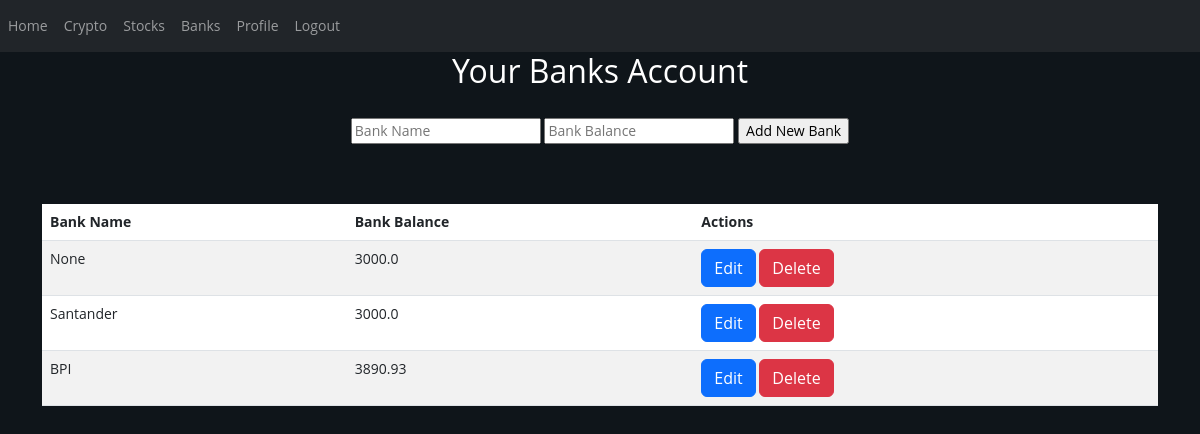
The app's page /banks (signed in), older data.
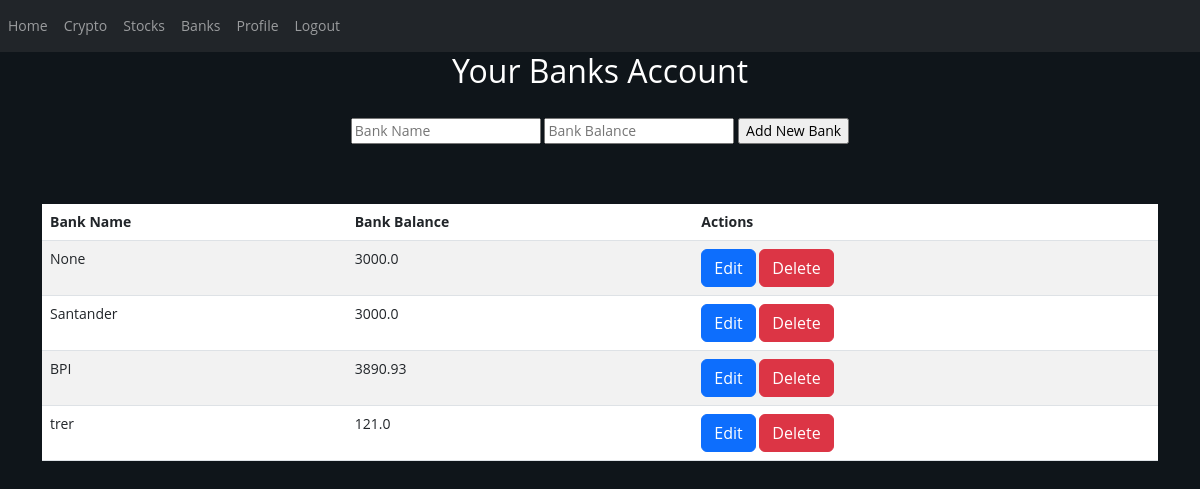
The same page, newer data.
### website/models.py (models this page shows)
class Bank(db.Model):
    id = db.Column(db.Integer, primary_key=True)
    bankname = db.Column(db.String(10000))
    ammout = db.Column(db.Float, nullable=False)
    date = db.Column(db.DateTime(timezone=True), default=func.now())
    user_id = db.Column(db.Integer, db.ForeignKey('user.id'))

### website/views.py (the view, shortened to what this page needs)
@views.route('/banks', methods=['GET', 'POST'])
@login_required
def banks():
    return render_template("banks.html", user=current_user)

### website/__init__.py (called while the page is built)
def create_app():
    app = Flask(__name__)
    app.config['SECRET_KEY'] = 'devveeeeeeee'
    app.config['SQLALCHEMY_DATABASE_URI'] = f'sqlite:///{DB_NAME}'
    db.init_app(app)
    from .views import views
    from .auth import auth
    app.register_blueprint(views, url_prefix='/')
    app.register_blueprint(auth, url_prefix='/')
    from .models import User, Main
    login_manager = LoginManager()
    login_manager.login_view = 'auth.login'
    login_manager.init_app(app)
    @login_manager.user_loader
    def load_user(id):
        return User.query.get(int(id))
    with app.app_context():
        db.create_all()
    return app

### website/templates/banks.html
{% extends "base.html" %} {% block title %} Banks {% endblock %} {% block content %}
<h2 align="center">Your Banks Account</h2>
<br />
<form action="/banks" method="POST" align="center">
  <input type="text" name="bankName" placeholder="Bank Name" />
  <input type="text" name="bankBalance" placeholder="Bank Balance" />
  <input type="submit" value="Add New Bank" />
</form>
<br />
<br />
<br />
<table class="table table-striped table-hover">
  <thead>
    <tr>
      <th scope="col">Bank Name</th>
      <th scope="col">Bank Balance</th>
      <th scope="col">Actions</th>
    </tr>
  </thead>
  <tbody>
    {% for bank in user.banks %}
    <tr>
      <td>{{ bank.bankname }}</td>
      <td>{{ bank.ammout }}</td>
      <td>
        <a href="/banks/{{ bank.id }}" class="btn btn-primary">Edit</a>
        <form action="/banks/{{ bank.id }}" method="POST" style="display:inline-block">
          <input type="submit" value="Delete" class="btn btn-danger" />
        </form>
      </td>
    </tr>
    {% endfor %}
  </tbody>
</table>
{% endblock %}

### website/templates/base.html (shortened to what this page needs)
<!DOCTYPE html>
<html lang="en">
  <head>
    <link href="https://cdn.jsdelivr.net/npm/bootstrap@5.3.0-alpha1/dist/css/bootstrap.min.css" rel="stylesheet">
    <link
      rel="stylesheet"
      href="https://stackpath.bootstrapcdn.com/font-awesome/4.7.0/css/font-awesome.min.css"
    />
    <link rel="stylesheet" href="{{ url_for('static', filename='css/style.css')}}">
  </head>
  <body>
    <nav class="navbar navbar-expand-lg navbar-dark bg-dark">
      <div class="collapse navbar-collapse" id="navbar">
        <div class="navbar-nav">
          {% if user.is_authenticated %}
          <a class="nav-item nav-link" id="home" href="/">Home</a>
          <a class="nav-item nav-link" id="crypto" href="/crypto">Crypto</a>
          <a class="nav-item nav-link" id="stocks" href="/stocks">Stocks</a>
          <a class="nav-item nav-link" id="banks" href="/banks">Banks</a>
          <a class="nav-item nav-link" id="profile" href="/profile">Profile</a>
          <a class="nav-item nav-link" id="logout" href="/logout">Logout</a>
          {% else %}
          <a class="nav-item nav-link" id="login" href="/login">Login</a>
          <a class="nav-item nav-link" id="signUp" href="/sign-up">Sign Up</a>
          {% endif%}
        </div>
      </div>
    </nav>
    <div class="container">{% block content %} {% endblock %}</div>
  </body>
</html>

### website/static/css/style.css (style rules this page uses)
body { background-color: #0f151a; font-family: "Open Sans", sans-serif; font-size: 14px; line-height: 1.42857143; color: rgb(255, 255, 255); margin: 0; padding: 0; }
table { border-radius: 10px; background-color: #7289da; color: #000000; }

Row changes from the older to the newer data that the page shows:
added Bank: bankname "trer", ammout "121.0"
